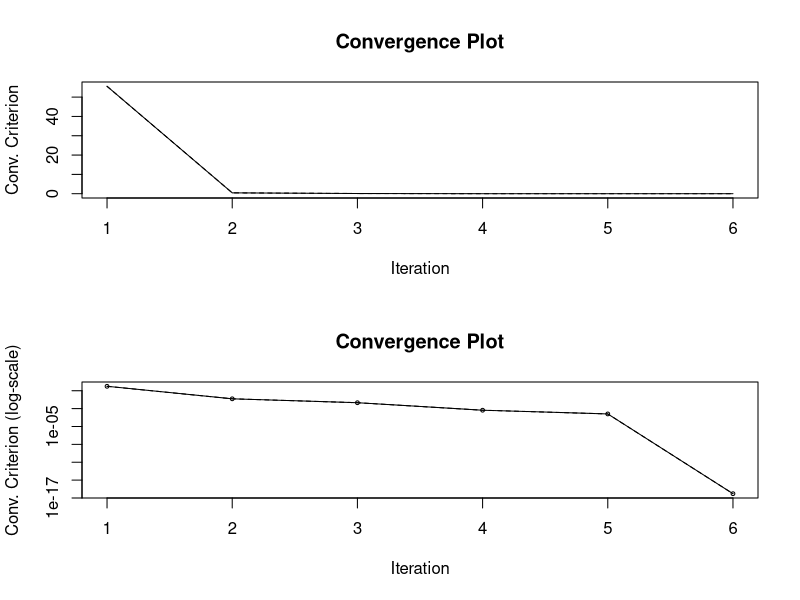

This chart was generated by the following R code:
# --------------------------------------------------------------
# Computational Statistics
# Homework 1
# Name: Leon Löppert
# --------------------------------------------------------------

# Load dependencies ----
library(pracma)

# Problem 1.2 Preconditioned Conjugate Gradient Algorithm ----

PCG <-
  function(A, b, x, M, tol = 1e-14) {
    r <- b - A %*% x
    z <- solve(M, r)
    p <- z
    j <- 1
    
    conv <- Norm(r)
    
    if(all(b == 0)) {
      error <- Norm(r, Inf)
    }
    
    cat("Starting Preconditioned Conguate Gradient algorithm...\n")
    while (((Norm(r) / Norm(b)) > tol) && j < 500) {
      alpha <- crossprod(z, r) / (t(p) %*% A %*% p)
      x <- x + c(alpha) * p
      rnew <- r - c(alpha) * (A %*% p)
      znew <- solve(M, rnew)
      beta <- crossprod(znew, rnew) / crossprod(z, r)
      p <- znew + c(beta) * p
      r <- rnew
      z <- znew
      j <- j + 1
      
      conv[j] <- Norm(r) / Norm(b)
      
      if(all(b == 0)) {
        err[j] <- Norm(x, Inf)
      }
      cat(sprintf('It. %3.0f: %20.16e', j, conv[j]), "\n")
    }
    cat("...finished!\n")
    cat("The solution for x is:", x, "\n")
    
    par(mfrow = c(2, 1))
    
    plot(
      1:j,
      conv,
      type = 'l',
      col = 'black',
      main = 'Convergence Plot',
      xlab = 'Iteration',
      ylab = 'Conv. Criterion', cex = 0.5
    )
    lines(1:j, conv, lty = 2, col = 'black')
    
    plot(
      1:j,
      conv,
      type = 'o',
      log = 'y',
      col = 'black',
      main = 'Convergence Plot',
      xlab = 'Iteration',
      ylab = 'Conv. Criterion (log-scale)',
      cex = 0.5
    )
    lines(1:j, conv, lty = 2, col = 'black')
    
    return(list(conv = conv, x = x))
  }


# Testing algorithm ----
n <- 5
generateSPDMatrix <- function(n) {
  A <- matrix(rnorm(n * n), n, n)
  A <- A %*% t(A)  # Make it symmetric positive definite
  A <- A + n * diag(n)  # Ensure positive definiteness
  return(A)
}

A <- generateSPDMatrix(n)
b <- rnorm(n)
x <- 1:n
b <- A %*% x

x0 <- rep(0, n)
M <- diag(n)  # Preconditioner (here: identity matrix)

PCG_results <- PCG(A, b, x0, M)
PCG_results

R_solver_results <- solve(A, b)
R_solver_results
